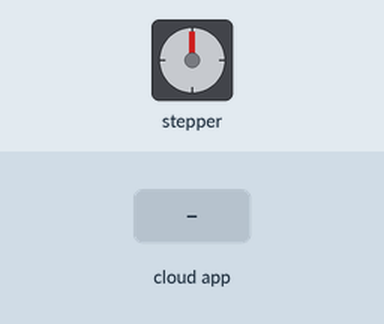
Simulated run of this sketch. Board: Arduino Uno, built with avr-gcc and run on an emulated ATmega328P. On the bench: stepper motor. Inputs (shaded band) come from the test bench. The ROS host is connected and sends only what is stated; stepper angles assume 2038 steps per turn.

Above: at 1.2 s.
1.3 s: the phone or cloud app sets stepper_controller to c
At 1.75 s:
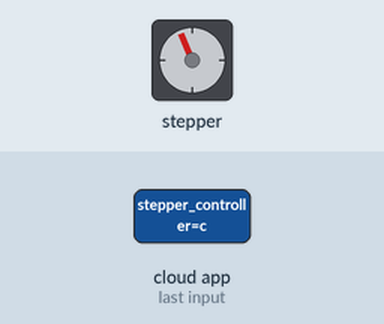
At 2.35 s:
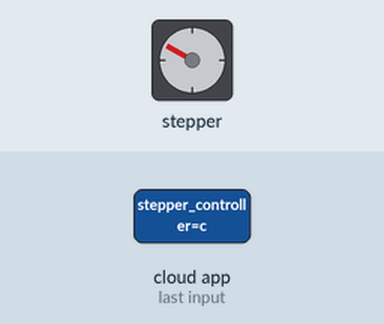
4.3 s: the phone or cloud app sets stepper_controller to cc
At 4.47 s:
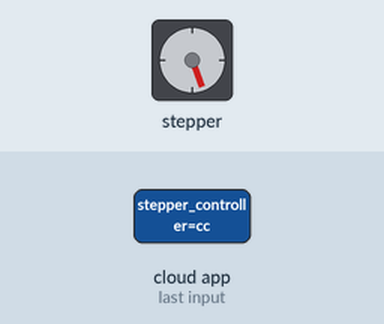
Timing chart, 0 to 13.3 s (numbered marks = the images above; inputs shaded):
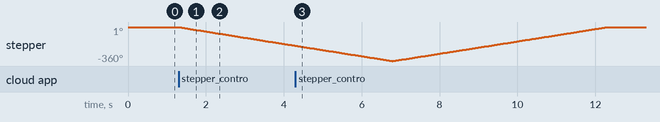

The sketch:

arduino.ino
```cpp
#include <ros.h>
#include <Stepper.h>
#include <std_msgs/String.h>

// 28BYJ-48 step motor revolution and pins setup
const int stepsPerRevolution = 2038;
Stepper myStepper = Stepper(stepsPerRevolution, 9, 11, 10, 12);

// setup node
ros::NodeHandle nh;

// message callback
// when a message is received in the topic, proceed to do something with message value
// in this example, rotate clockwise or counter-clockwise depending on message
void messageCb(const std_msgs::String& arrow){
	// CLOCKWISE
	if (strcmp(arrow.data, "c")==0) {
		myStepper.setSpeed(11);
		myStepper.step(-stepsPerRevolution);
	}

	// COUNTER CLOCKWISE
	else if (strcmp(arrow.data, "cc")==0) {
		myStepper.setSpeed(11);
		myStepper.step(stepsPerRevolution);
	}
}

// define subscriber
ros::Subscriber<std_msgs::String> sub("/stepper_controller", &messageCb);

// initialize node and subscribe to topics
void setup() {
  nh.initNode();
  nh.subscribe(sub);
}

// handle communication with ros
void loop() {
  nh.spinOnce();
  delay(1);
}
```

Measured:
- after the input at 1.3 s, stepper: keeps turning counter-clockwise at about 66°/s, starting at once
